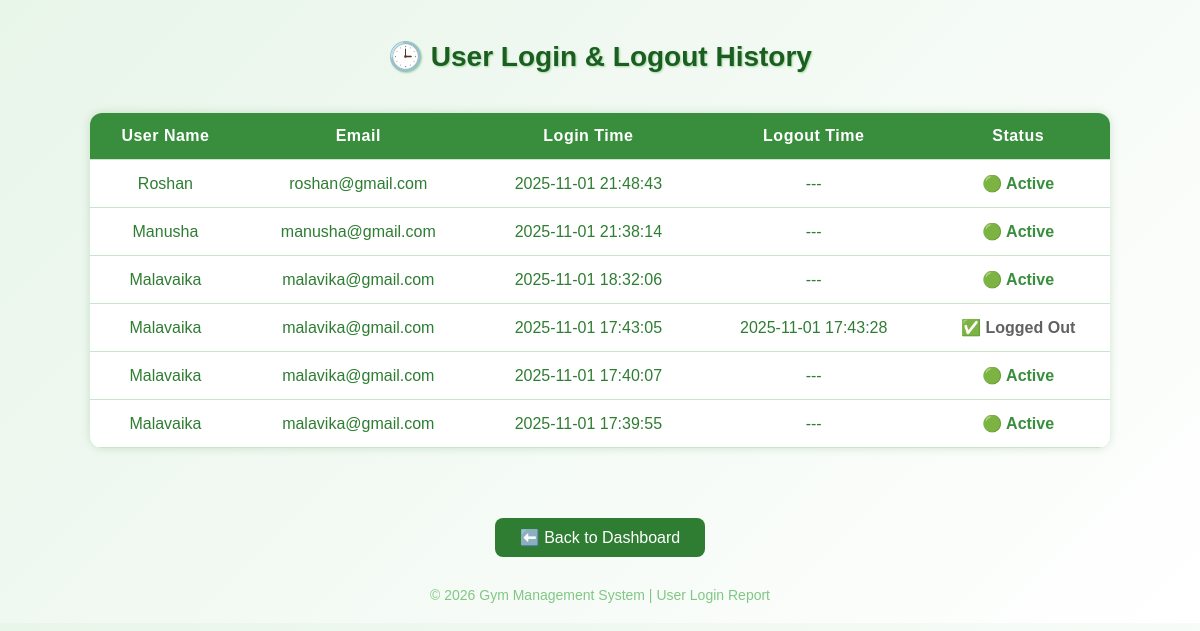
The app's page /admin_view_userloggings.php with its own data.
### tables this page shows
CREATE TABLE `user_logins` (
  `id` int(100) NOT NULL,
  `user_id` int(100) NOT NULL,
  `login_time` datetime NOT NULL DEFAULT current_timestamp(),
  `logout_time` datetime DEFAULT NULL,
  `status` enum('active','logged_out') NOT NULL DEFAULT 'active'
);

CREATE TABLE `users` (
  `id` int(100) NOT NULL,
  `name` varchar(200) NOT NULL,
  `age` int(100) NOT NULL,
  `address` varchar(200) NOT NULL,
  `phoneno` varchar(200) NOT NULL,
  `email` varchar(200) NOT NULL,
  `username` varchar(200) NOT NULL,
  `password` varchar(200) NOT NULL,
  `image` varchar(255) NOT NULL,
  `created_at` timestamp NOT NULL DEFAULT current_timestamp()
);

### admin_view_userloggings.php (the view, shortened to what this page needs)
<?php
include("db.php");
$query = "
    SELECT u.name AS user_name, u.email, l.login_time, l.logout_time
    FROM user_logins l
    JOIN users u ON l.user_id = u.id
    ORDER BY l.login_time DESC
";
$result = mysqli_query($conn, $query);
?>
<!DOCTYPE html>
<html lang="en">
<head>
</head>
<body>
<h2>🕒 User Login & Logout History</h2>
<table>
    <tr>
        <th>User Name</th>
        <th>Email</th>
        <th>Login Time</th>
        <th>Logout Time</th>
        <th>Status</th>
    </tr>
    <?php while($row = mysqli_fetch_assoc($result)) { ?>
        <tr>
            <td><?= htmlspecialchars($row['user_name']) ?></td>
            <td><?= htmlspecialchars($row['email']) ?></td>
            <td><?= htmlspecialchars($row['login_time']) ?></td>
            <td><?= $row['logout_time'] ? htmlspecialchars($row['logout_time']) : '---' ?></td>
            <td>
                <?php if ($row['logout_time']) { ?>
                    <span class="status-logout">✅ Logged Out</span>
                <?php } else { ?>
                    <span class="status-active">🟢 Active</span>
                <?php } ?>
            </td>
        </tr>
    <?php } ?>
</table>
<div style="text-align:center;">
    <a href="admin_dashboard.php" class="back-btn">⬅️ Back to Dashboard</a>
</div>
<div class="footer">
    © <?= date("Y") ?> Gym Management System | User Login Report
</div>
</body>
</html>

### admin_view_userloggings.php (style rules this page uses)
body { font-family: 'Poppins', sans-serif; background: linear-gradient(135deg, #e8f5e9, #ffffff); margin: 0; padding: 0; color: #2e7d32; }
h2 { text-align: center; margin-top: 40px; font-size: 28px; color: #1b5e20; text-shadow: 1px 1px 2px #a5d6a7; }
table { width: 85%; margin: 40px auto; border-collapse: collapse; background-color: #ffffff; box-shadow: 0 0 10px rgba(46, 125, 50, 0.2); border-radius: 12px; overflow: hidden; }
th, td { padding: 14px 16px; text-align: center; border-bottom: 1px solid #c8e6c9; }
th { background-color: #388e3c; color: white; font-weight: 600; letter-spacing: 0.5px; }
td { color: #2e7d32; }
.status-active { color: #388e3c; font-weight: bold; }
.status-logout { color: #616161; font-weight: bold; }
.back-btn { display: inline-block; background-color: #2e7d32; color: white; text-decoration: none; padding: 10px 25px; border-radius: 8px; font-weight: 500; margin: 30px auto; transition: 0.3s; }
.footer { text-align: center; color: #81c784; font-size: 14px; margin-bottom: 20px; }

### records on screen
user_logins: user.name "Roshan", user.email "roshan@gmail.com", login_time "2025-11-01 21:48:43", shows "🟢 Active"
user_logins: user.name "Manusha", user.email "manusha@gmail.com", login_time "2025-11-01 21:38:14", shows "🟢 Active"
user_logins: user.name "Malavaika", user.email "malavika@gmail.com", login_time "2025-11-01 18:32:06", shows "🟢 Active"
user_logins: user.name "Malavaika", user.email "malavika@gmail.com", login_time "2025-11-01 17:43:05", logout_time "2025-11-01 17:43:28", shows "✅ Logged Out"
user_logins: user.name "Malavaika", user.email "malavika@gmail.com", login_time "2025-11-01 17:40:07", shows "🟢 Active"
user_logins: user.name "Malavaika", user.email "malavika@gmail.com", login_time "2025-11-01 17:39:55", shows "🟢 Active"
